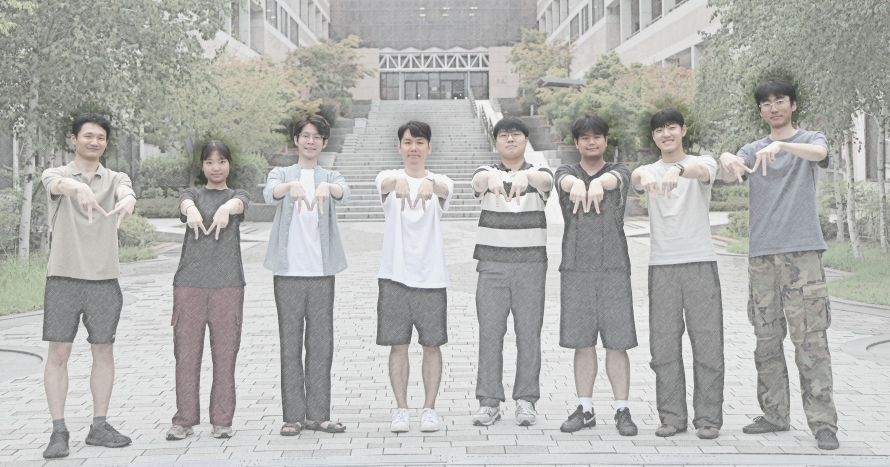
#> input picture assets/img/lab/group-2026.jpg, 1780 x 933 px (shown at 1/2 size)
$ python -i style_home_photo.py   (imports and definitions only)
#> lines starting #> are read from the running program, lines starting #| are printed output that depends on the picture
#!/usr/bin/env python3
"""Reproduce the approved soft group photo without generating faces.

Requires numpy, Pillow and opencv-python-headless in a machine-local environment.
Run from the repository root: python tools/style_home_photo.py
The source photograph is never overwritten. Every filter covers the full frame;
there is no face replacement, warping, resizing or generated content.
"""
from pathlib import Path
import hashlib
import cv2
import numpy as np
from PIL import Image

ROOT = Path(__file__).resolve().parents[1]
SOURCE = ROOT / 'assets/img/lab/group-2026.jpg'
OUTPUT = ROOT / 'assets/img/lab/group-2026-soft.jpg'
SOURCE_SHA256 = 'ca1fbfcccfe939759c817dc19410c37eaec46b820fbfadb91fd4953b9d91ea1a'


def render(original):
    assert original.shape == (933, 1780, 3)
    bgr = cv2.cvtColor(original, cv2.COLOR_RGB2BGR)
#> bgr is the input picture: shape (933, 1780, 3); mean B, G, R 176.3, 179.2, 178.9
    soft = cv2.edgePreservingFilter(bgr, flags=1, sigma_s=45, sigma_r=.15)
    soft = cv2.cvtColor(soft, cv2.COLOR_BGR2RGB).astype(np.float32) / 255
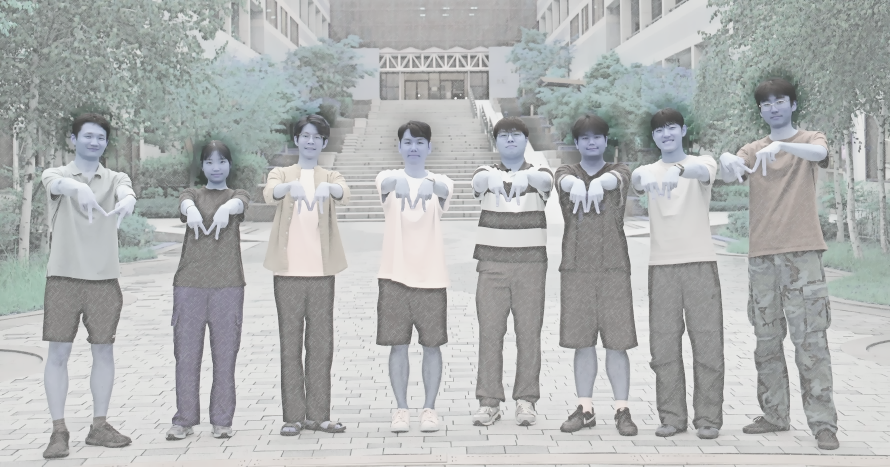
#> soft: shape (933, 1780, 3) float32 (shown at 1/2 size); mean B, G, R 0.701, 0.701, 0.69
    luminance = np.sum(soft * np.array([.2126, .7152, .0722]), axis=2, keepdims=True)
    paper = np.array([.975, .978, .977])
    pigment = np.clip((luminance + (soft - luminance) * .70) ** .67 * .86 + paper * .14, 0, 1)
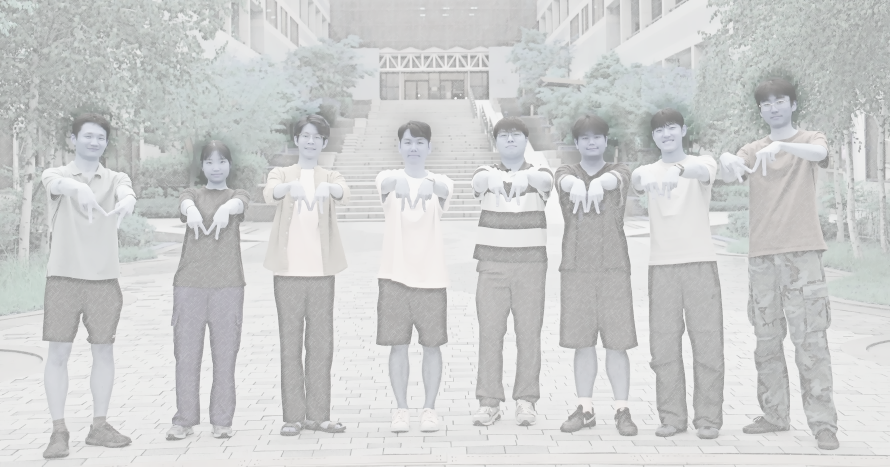
#> pigment: shape (933, 1780, 3) float64 (shown at 1/2 size); mean B, G, R 0.811, 0.812, 0.806
    gray = cv2.cvtColor(original, cv2.COLOR_RGB2GRAY).astype(np.float32) / 255
    fine = np.clip(gray / (cv2.GaussianBlur(gray, (0, 0), 1.4) + .006), 0, 1)
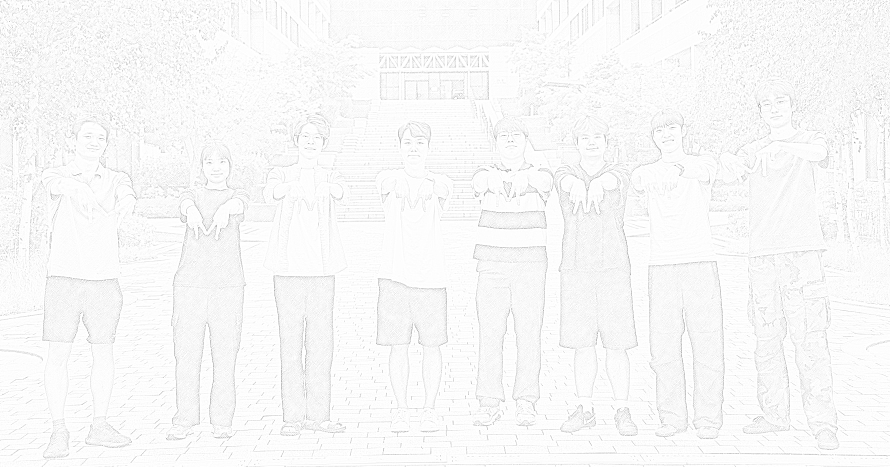
#> fine: shape (933, 1780) float32 (shown at 1/2 size); min 0.327, max 1, mean 0.975
    broad = np.clip(gray / (cv2.GaussianBlur(gray, (0, 0), 5) + .008), 0, 1)
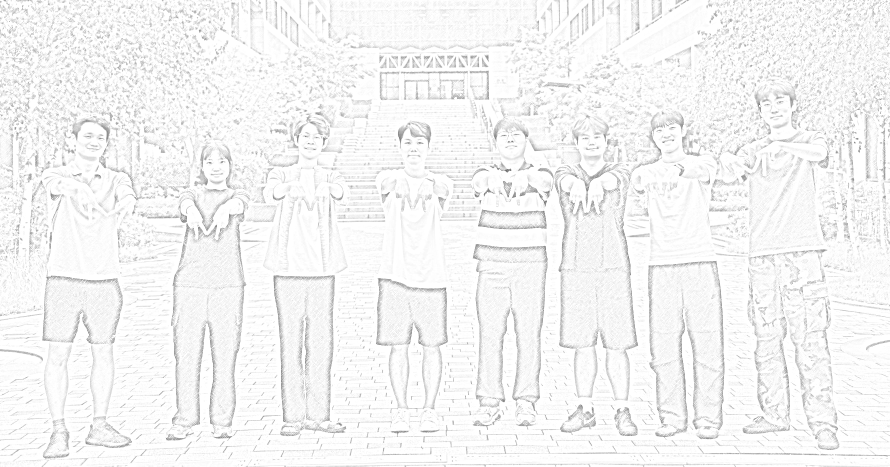
#> broad: shape (933, 1780) float32 (shown at 1/2 size); min 0.328, max 1, mean 0.958
    contours = .50 * fine + .50 * broad
    result = np.clip(np.round(pigment * (.83 + .17 * contours[..., None]) * 255), 0, 255).astype('uint8')
    assert result.shape == original.shape
    return result


def main():
    assert hashlib.sha256(SOURCE.read_bytes()).hexdigest() == SOURCE_SHA256
    original = np.array(Image.open(SOURCE).convert('RGB'))
    result = render(original)
    Image.fromarray(result).save(OUTPUT, quality=95, subsampling=0, optimize=True)
    print(f'Original checksum and 1780×933 dimensions verified. Saved {OUTPUT.relative_to(ROOT)}')


# [2 lines not run here, left out]

>>> import cv2
>>> picture = cv2.cvtColor(cv2.imread('../assets/img/lab/group-2026.jpg'), cv2.COLOR_BGR2RGB)
>>> result = render(picture)
